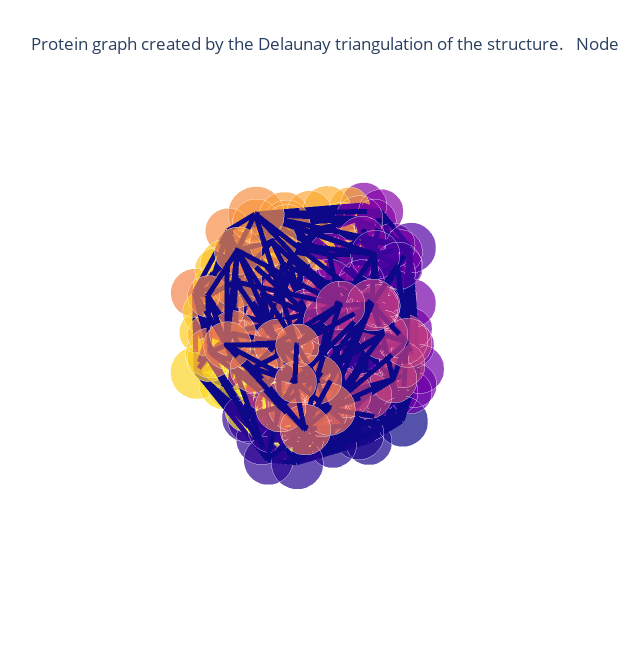

The cell this chart's notebook holds for it:
### Markdown cell above
Cool! So we've added a bunch on distance-based computations of intramolecular edges to our graph! We have a few more distance based edge functions that we can visualise. Let's check them out!

* [`graphein.protein.edges.distance.add_delaunay_triangulation`](https://graphein.ai/modules/graphein.protein.html#graphein.protein.edges.distance.add_delaunay_triangulation): Adds edges based on the delaunay triangulation
* [`graphein.protein.edges.distance.add_k_nn_edges`](https://graphein.ai/modules/graphein.protein.html#graphein.protein.edges.distance.add_k_nn_edges): Adds edges based on K Nearest neighbours
* [`graphein.protein.edges.distance.add_distance_threshold`](https://graphein.ai/modules/graphein.protein.html#graphein.protein.edges.distance.add_distance_threshold): Adds edges based on distance cutoff in Angstroms

First up, the Delaunay triangulation:

### Code cell
from graphein.protein.edges.distance import add_delaunay_triangulation

new_edge_funcs = {"edge_construction_functions": [add_delaunay_triangulation]}
config = ProteinGraphConfig(**new_edge_funcs)

g = construct_graph(config=config, pdb_code="3eiy")
p = plotly_protein_structure_graph(
    G=g,
    colour_edges_by="kind",
    colour_nodes_by="seq_position",
    label_node_ids=False,
    node_size_multiplier=1,
    plot_title="Protein graph created by the Delaunay triangulation of the structure. \n Nodes coloured by sequence position."
    )
p.show()

### Figure 1 — Plotly figure (JSON) as saved in the notebook; plotly's stock layout.template omitted (floating-point values rounded to 4 significant figures; data arrays with more than 128 entries replaced by an {"elided": "..."} marker saying what was removed)
{"data": [{"hoverinfo": "text+x+y+z", "marker": {"color": {"elided": "174x4 float values"}, "opacity": 0.7, "size": {"elided": "174 int values"}, "symbol": "circle"}, "mode": "markers", "text": {"elided": "174 str values"}, "type": "scatter3d", "x": {"elided": "174 float values"}, "y": {"elided": "174 float values"}, "z": {"elided": "174 float values"}}, {"hoverinfo": "text", "line": {"color": {"elided": "3510x4 float values"}, "width": 10}, "mode": "lines", "text": {"elided": "3510 str values"}, "type": "scatter3d", "x": {"elided": "3510 float values"}, "y": {"elided": "3510 float values"}, "z": {"elided": "3510 float values"}}], "layout": {"height": 650, "margin": {"t": 100}, "scene": {"xaxis": {"showbackground": false, "showgrid": false, "showline": false, "showticklabels": false, "title": {"text": ""}, "zeroline": false}, "yaxis": {"showbackground": false, "showgrid": false, "showline": false, "showticklabels": false, "title": {"text": ""}, "zeroline": false}, "zaxis": {"showbackground": false, "showgrid": false, "showline": false, "showticklabels": false, "title": {"text": ""}, "zeroline": false}}, "showlegend": false, "title": {"text": "Protein graph created by the Delaunay triangulation of the structure. \n Nodes coloured by sequence position."}, "width": 620}}
